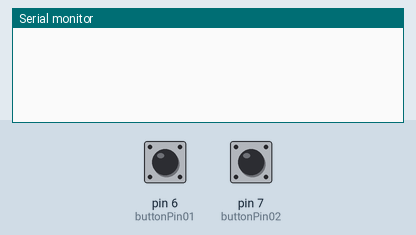
This sketch was run on a simulated Arduino Uno, built with avr-gcc and run on an emulated ATmega328P. On the bench: the last lines printed to the serial monitor. Inputs (shaded band) come from the test bench; at power-on: pin 6 (buttonPin01) HIGH, pin 7 (buttonPin02) HIGH.

Above: at 1.2 s.
1.3 s: pin 6 (buttonPin01) pulled LOW for 0.15 s
At 2.1 s:
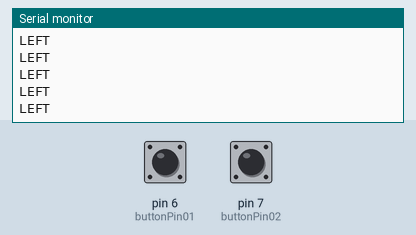
2.9 s: pin 7 (buttonPin02) pulled LOW for 0.15 s
At 4.2 s:
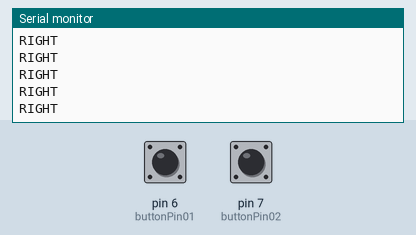
4.5 s: pin 6 (buttonPin01) driven LOW
At 5.5 s:
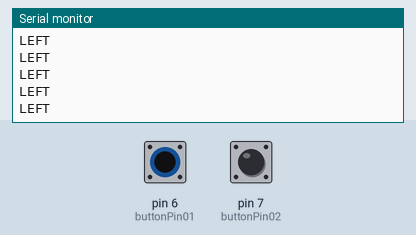

Measured:
- after the input at 1.3 s, the serial monitor: prints a new line at once (image 1)
- after the input at 2.9 s, the serial monitor: prints a new line at once (image 2)

The sketch:

test.ino
```cpp
const int buttonPin01 = 6;
const int buttonPin02 = 7;

void setup()
{
  Serial.begin(9600);

  pinMode(buttonPin01, INPUT);
  pinMode(buttonPin02, INPUT);

  digitalWrite(buttonPin01, HIGH);
  digitalWrite(buttonPin02, HIGH);

}

void loop()
{
  if(digitalRead(buttonPin01) == LOW)
  {
    Serial.println("LEFT");
  }

  if(digitalRead(buttonPin02) == LOW)
  {
    Serial.println("RIGHT");
  }
}
```
